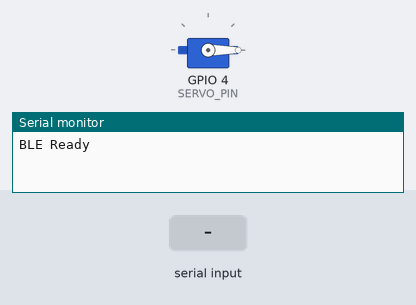
The program below on a simulated ESP32-C3. Parts: servo, the last lines printed to the serial monitor. Inputs (shaded band) come from the test bench. Nothing arrives over Bluetooth unless stated; a phone connects over Bluetooth LE 3 s after start.

Above: at 1.2 s.
1.3 s: "90,45\n" received over Serial
At 2.0 s:
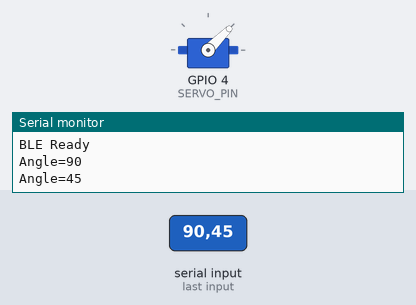
3.8 s: "30,150\n" received over Serial
At 4.6 s:
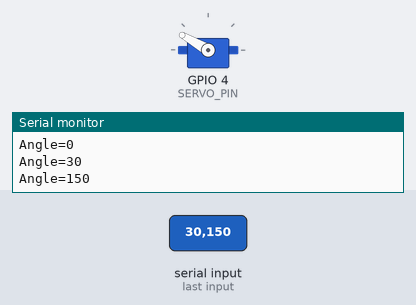
6.3 s: "200\n" received over Serial
At 6.9 s:
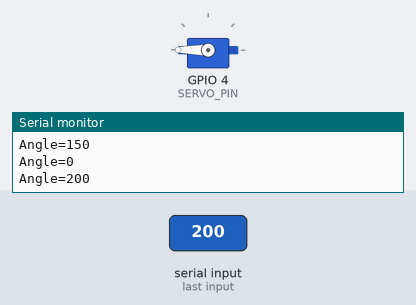
Timing chart, 0 to 9.3 s (numbered marks = the images above; inputs shaded):
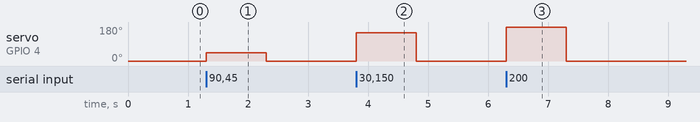

The program:

main.cpp
```cpp
#include <Arduino.h>

#include <ESP32Servo.h>
#include <BLEDevice.h>
#include <BLEServer.h>
#include <BLEUtils.h>
#include <BLE2902.h>

#define SERVO_PIN 4

Servo servo;

#define SERVICE_UUID "12345678-1234-1234-1234-1234567890ab"
#define CHARACTERISTIC_UUID "abcdefab-1234-5678-1234-abcdefabcdef"

BLECharacteristic *pCharacteristic;

class CommandCallback : public BLECharacteristicCallbacks
{

    void onWrite(BLECharacteristic *pCharacteristic)
    {

        std::string value = pCharacteristic->getValue();

        if (value == "PRESS")
        {

            servo.write(35);

            delay(500);

            servo.write(0);
        }
    }
};

void setup()
{

    Serial.begin(115200);

    servo.setPeriodHertz(50);
    servo.attach(SERVO_PIN);
    servo.attach(4, 1000, 2000);

    servo.write(0);

    BLEDevice::init("NB_POWER");

    BLEServer *server = BLEDevice::createServer();

    BLEService *service =
        server->createService(SERVICE_UUID);

    pCharacteristic =
        service->createCharacteristic(
            CHARACTERISTIC_UUID,
            BLECharacteristic::PROPERTY_WRITE);

    pCharacteristic->setCallbacks(new CommandCallback());

    service->start();

    BLEAdvertising *advertising =
        BLEDevice::getAdvertising();

    advertising->start();

    Serial.println("BLE Ready");
}

void loop()
{
    if (Serial.available())
    {
        int angle = Serial.parseInt();

        Serial.print("Angle=");
        Serial.println(angle);

        servo.write(angle);
    }
}
```

Measured:
- after the input at 1.3 s, servo on GPIO 4 (SERVO_PIN): 0° → 45° at once, → 0° 1.0 s later
- after the input at 3.8 s, servo on GPIO 4 (SERVO_PIN): 0° → 150° at once, → 0° 1.0 s later
- after the input at 6.3 s, servo on GPIO 4 (SERVO_PIN): 0° → 180° at once, → 0° 1.0 s later
